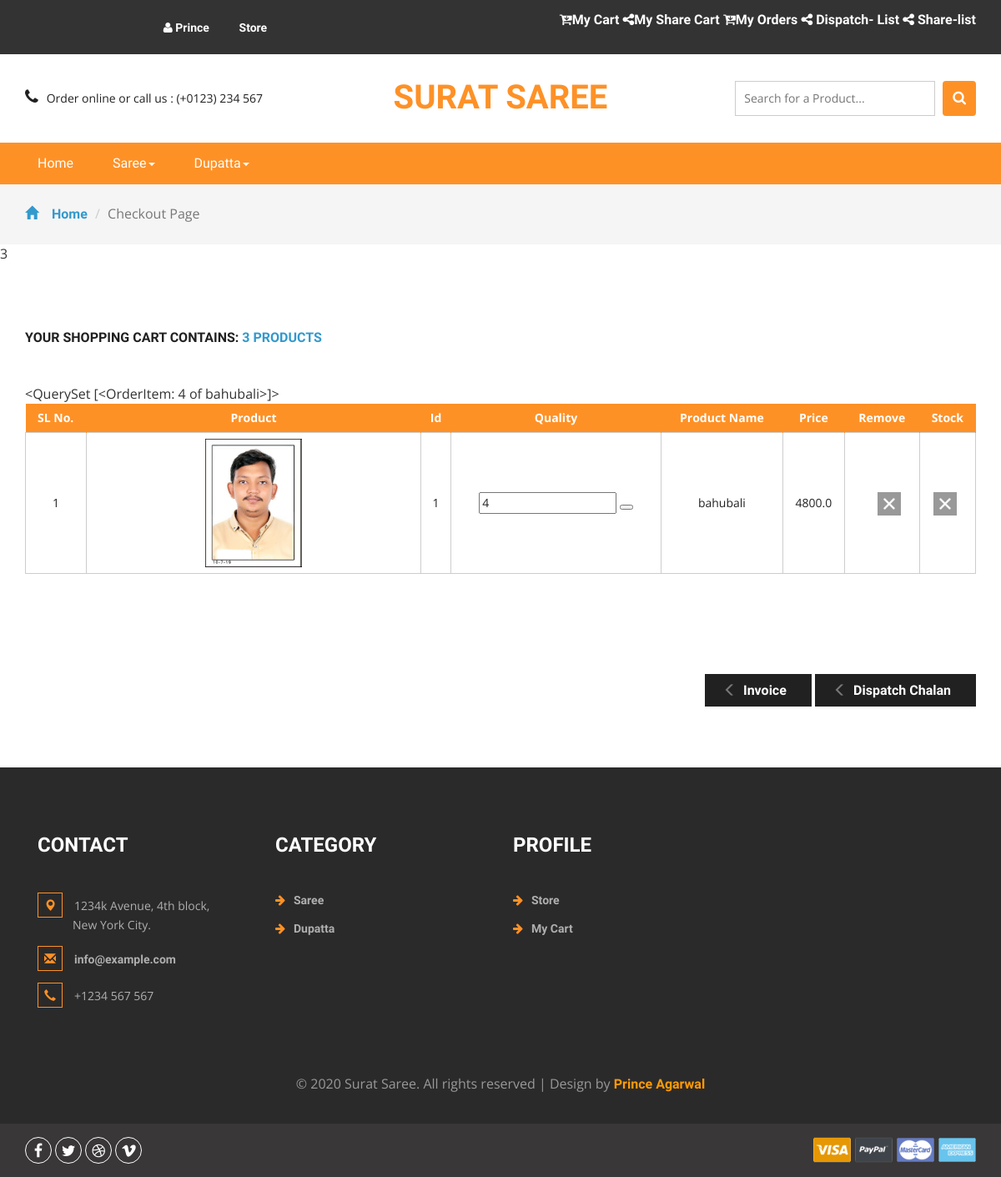
The app's page /api/dispatch-summary/21/ (signed in), older data.
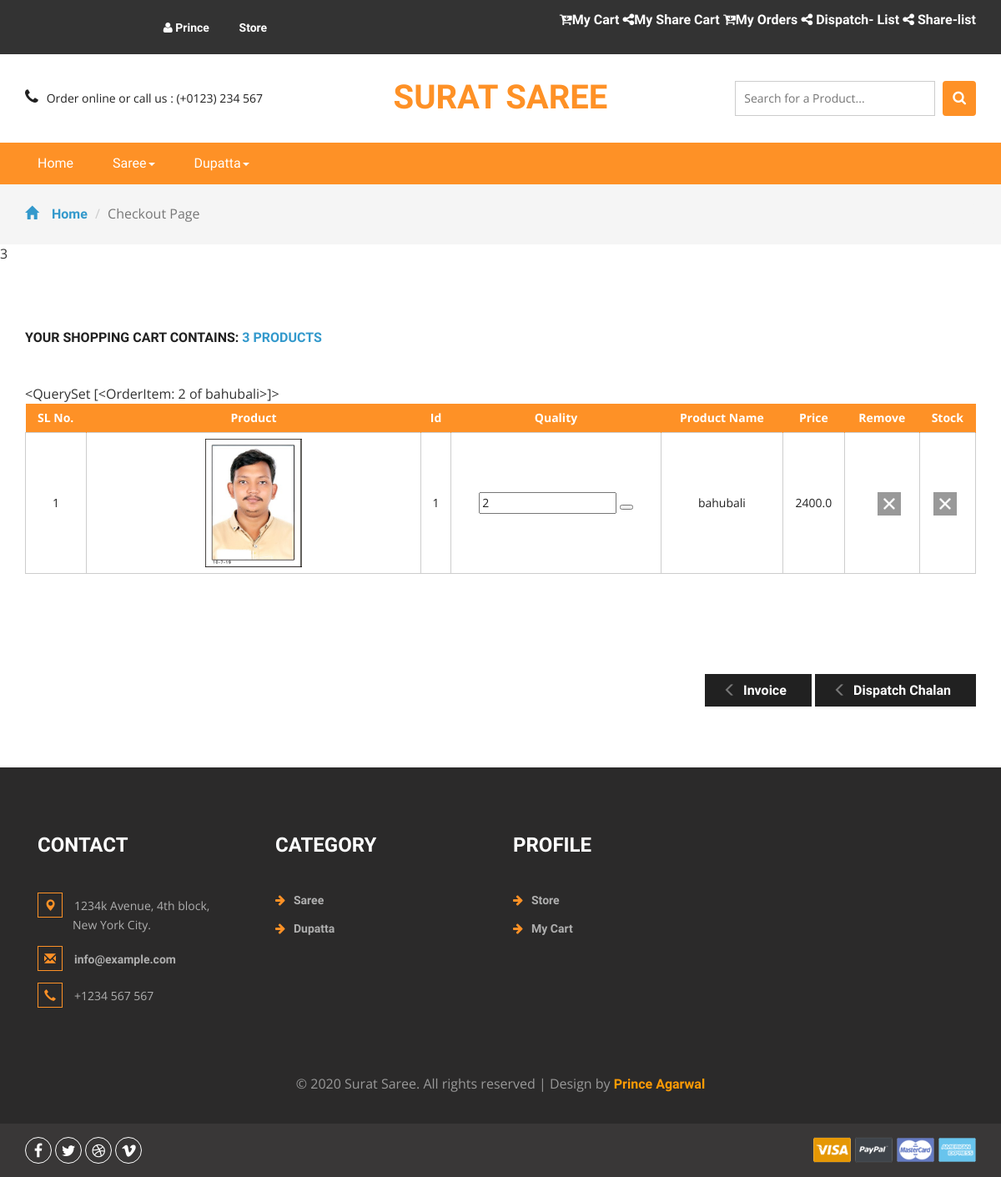
The same page, newer data.
### core/models.py (models this page shows, shortened)
class Category(models.Model):
    name = models.CharField(max_length=200)
    slug = models.SlugField()
    parent = models.ForeignKey('self',blank=True, null=True ,related_name='children',on_delete= models.CASCADE)
    class Meta:
        unique_together = ('slug', 'parent',)
        verbose_name_plural = "categories"
    def __str__(self):
        full_path = [self.name]
        k = self.parent
        while k is not None:
            full_path.append(k.name)
            k = k.parent
        return ' -> '.join(full_path[::-1])

class OrderItem(models.Model):
    user = models.ForeignKey(settings.AUTH_USER_MODEL,
                             on_delete=models.CASCADE)
    ordered = models.BooleanField(default=False)
    item = models.ForeignKey(Item, on_delete=models.CASCADE)
    item_variations = models.ManyToManyField(ItemVariation)
    quantity = models.IntegerField(default=1)
    def __str__(self):
        return f"{self.quantity} of {self.item.title}"
    def get_total_item_price(self):
        return self.quantity * self.item.price

class Item(models.Model):
    title = models.CharField(max_length=100)
    price = models.FloatField()
    discount_price = models.FloatField(blank=True, null=True)
    category = models.ForeignKey('Category', null=True, blank=True,on_delete= models.CASCADE)
    label = models.CharField(choices=LABEL_CHOICES, max_length=1)
    slug = models.SlugField()
    stock = models.BooleanField(default=True)
    description = models.TextField()
    image = models.ImageField()
    def get_absolute_url(self):
        return reverse("product-detail", kwargs={
            'slug': self.slug
        })

### core/api/views.py (the view)
# urls.py: path('dispatch-summary/<pk>/', DispatchOrder, name="dispatch-order"),
def DispatchOrder(request,pk):
    if request.method =="GET" :
        order = Order.objects.get(id=pk)
        return render( request, 'core/checkout.html',{'dispatch_final':1,"object":order})
    else:
        return redirect('index')

### Cashbackclick/context_processor.py (called while the page is built)
def add_variable_to_context(request):
    csrf_token = django.middleware.csrf.get_token(request)
    return {
        'csrf_token':csrf_token,
        'category_list': Category.objects.all()
    }

def add_form_to_context(request):
    return {
        'loginform': SignInViaUsernameForm
    }

def present_order(request):
    try:
        if request.user.is_authenticated:
            Present_order = Order.objects.get(user = request.user, ordered = False)
            return {
                'present_order': Present_order
            }
        else:
            return {
            'present_order': 0
            }
    except Order.DoesNotExist:
        return {
            'present_order': 0
        }

### core/templates/core/checkout.html (shortened to what this page needs)
{% extends 'layouts/default/page.html' %}
{% load static %}
{% block content %}
	<div class="breadcrumbs">
		<div class="container">
			<ol class="breadcrumb breadcrumb1">
				<li><a href="{% url 'index' %}"><span class="glyphicon glyphicon-home" aria-hidden="true"></span>Home</a></li>
				<li class="active">Checkout Page</li>
			</ol>
		</div>
	</div>3
	<div class="checkout">
		<div class="container">
			<h2>Your shopping cart contains: <span>3 Products</span></h2>
			<div class="checkout-right">
				{% if dispatch %}
				<table class="timetable_sub">
					<thead>
						<tr>
							<th>SL No.</th>
							<th>Order_id</th>
							<th>Order_date</th>
							<th>Order From</th>
							<th>Price</th>
							<th>Remove</th>
						</tr>
					</thead>
					{% for item in object %}
					<tr class="rem{{forloop.counter}}">
						<td class="invert">{{forloop.counter}}</td>
						<td class="invert" id = "product{{item.item.id}}">{{item.id}}</td>
						<td class="invert">{{item.ordered_date}}</td>
						<td class="invert">{{ item.user}}</td>
						<td class="invert" id="price{{item.item.id}}">{{ item.get_total }}</td>
						<td class="invert">
								{% if item.dispatched %}
								<a href="{% url 'generate_invoice_pdf' item.id %}"> Dispatch Challan </a>
								{% else %}
								<a href="{% url 'dispatch-order' item.id %}"> Dispatch </a>
								{% endif %}
						</td>
					</tr>
					{% endfor %}
				</table>
				{% elif dispatch_final %}
				<table class="timetable_sub">
					<thead>
						<tr>
							<th>SL No.</th>
							<th>Product</th>
							<th>Id</th>
							<th>Quality</th>
							<th>Product Name</th>
							<th>Price</th>
							<th>Remove</th>
							<th>Stock</th>
						</tr>
					</thead>
					{% for item in object.items.all %}
					<tr class="rem{{forloop.counter}}">
						<td class="invert">{{forloop.counter}}</td>
						<td class="invert-image"><a href="{{item.item.get_absolute_url}}"><img src="{{item.item.image.url}}" alt=" " class="img-responsive" /></a></td>
						<td class="invert" id = "product{{item.item.id}}">{{item.item.id}}</td>
						<td class="invert">
								<div class="quantity">
									<input type="number" id="quantity{{item.id}}" name="quantity" min="1" value = {{item.quantity}}>
									<button onclick="myFunction{{item.item.id}}()"></button>
								</div>
						</td>
						<td class="invert">{{ item.item.title }}</td>
						<td class="invert" id="price{{item.item.id}}">{{ item.get_total_item_price }}</td>
						<td class="invert" >
							<div class="rem">
								<div class="close{{forloop.counter}}"> </div>
							</div>
						</a></td>
						<td class="invert" >
							<div class="rem">
								<div class="close{{forloop.counter}}"> </div>
							</div>
						</a></td>
					</tr>
					{% endfor %}
				</table>
				<div class="checkout-right-basket">
					<a href="{% url 'generate_invoice_pdf' object.id %}"><span class="glyphicon glyphicon-menu-left" aria-hidden="true"></span>Invoice</a>
					<a href="{% url 'generate_dispatch_pdf' object.id %}"><span class="glyphicon glyphicon-menu-left" aria-hidden="true"></span>Dispatch Chalan</a>
				</div>
			{% endif %}
		</div>
	</div>
			</div>
{% endblock %}
{% block footer_scripts %}
<link href="css/skdslider.css" rel="stylesheet">
{% endblock %}

### content/templates/layouts/default/page.html (shortened to what this page needs)
{% load static %}
<!DOCTYPE html>
<html>
<head>
<link href="{% static 'css/bootstrap.css' %}" rel="stylesheet" type="text/css" media="all" />
<link href="{% static 'css/style.css' %}" rel="stylesheet" type="text/css" media="all" />
<link href="{% static 'css/font-awesome.css' %}" rel="stylesheet">
</head>
<body>
	<div class="agileits_header">
		<div class="container">
			<div class="agile-login">
				{% if request.user.is_authenticated %}
				<ul>
                    <li> <a href="#" > <i class="fa fa-user" aria-hidden="true"></i> {{request.user.username}} </a></li>
                    <li> <a href="{% url 'product-list' %}" >  Store </a></li>
				</ul>
				</div>
				<div class="product_list_header" >
                    {% if request.user.userprofile.owner %}
                    {% if present_order %}
                    <a  style="color:white" href = "{% url 'order-summary' present_order.id %}"><i class="fa fa-cart-arrow-down" aria-hidden="true"></i>My Cart</a>
                    {% endif %}
                    <a style="color:white" href = "{% url 'share-summary' %}"><i class="fa fa-share-alt" aria-hidden="true"></i>My Share Cart</a>
                    <a style="color:white" href = "{% url 'order-list' %}"><i class="fa fa-cart-arrow-down" aria-hidden="true"></i>My Orders<t></t></a>
					<a style="color:white" href = "{% url 'dispatch-summary' %}"><i class="fa fa-share-alt" aria-hidden="true"></i> Dispatch- List<t></t></a>
                    <a style="color:white" href = "{% url 'share-list' %}"><i class="fa fa-share-alt" aria-hidden="true"></i> Share-list<t></t>  </a>
                    {% else %}
                    {% if present_order %}
                    <a  style="color:white" href = "{% url 'order-summary' present_order.id %}"><i class="fa fa-cart-arrow-down" aria-hidden="true"></i>My Cart</a>
                    {% endif %}
                    <a  href = "{% url 'order-list' %}"><i class="fa fa-cart-arrow-down" aria-hidden="true"></i>My Orders</a>
                    {% endif %}
                </div>
				{% else %}
				<ul>
					<li><a href="{% url  'accounts:sign_up' %}"> Create Account </a></li>
					<li><a href="{% url  'accounts:log_in' %}">Login</a></li>
				</ul>
		</div>
				{% endif %}
			<div class="clearfix"> </div>
		</div>
	</div>
	<div class="logo_products">
		<div class="container">
		<div class="w3ls_logo_products_left1">
				<ul class="phone_email">
					<li><i class="fa fa-phone" aria-hidden="true"></i>Order online or call us : (+0123) 234 567</li>
				</ul>
			</div>
			<div class="w3ls_logo_products_left">
				<h1><a href="{% url 'index' %}">Surat Saree</a></h1>
			</div>
		<div class="w3l_search">
			<form action="{% url 'search' %}" method="post">
                <input type="search" name="search" placeholder="Search for a Product..." required="">
				<button type="submit" class="btn btn-default search" aria-label="Left Align">
					<i class="fa fa-search" aria-hidden="true"> </i>
				</button>
			</form>
		</div>
			<div class="clearfix"> </div>
		</div>
	</div>
{% if request.user.is_authenticated %}
	<div class="navigation-agileits">
		<div class="container">
			<nav class="navbar navbar-default">
							<div class="collapse navbar-collapse" id="bs-megadropdown-tabs">
								<ul class="nav navbar-nav">
									<li class="active"><a href="{% url 'index' %}" class="act">Home</a></li>
									{% for category in category_list %}
									{% if category.parent %}
									{% else %}
									{% if category.children %}
									<li class="dropdown">
										<a href="{% url 'category-page' category.id %}" class="dropdown-toggle" data-toggle="dropdown">{{category.name}}<b class="caret"></b></a>
									</li>
									{% else %}
									<li><a href="{% url 'category-page' category.id %}">{{category.name}}</a></li>
									{% endif %}
									{% endif %}
									{% endfor %}
								</ul>
							</div>
							</nav>
			</div>
		</div>
{% endif %}
{% if request.user.is_authenticated %}
    {% block content %}{% endblock %}
{% endif %}
<div class="footer">
    <div class="container">
        <div class="w3_footer_grids">
            <div class="col-md-3 w3_footer_grid">
                <h3>Contact</h3>
                <ul class="address">
                    <li><i class="glyphicon glyphicon-map-marker" aria-hidden="true"></i>1234k Avenue, 4th block, <span>New York City.</span></li>
                    <li><i class="glyphicon glyphicon-envelope" aria-hidden="true"></i><a href="mailto:info@example.com">info@example.com</a></li>
                    <li><i class="glyphicon glyphicon-earphone" aria-hidden="true"></i>+1234 567 567</li>
                </ul>
            </div>
            {% if request.user.is_authenticated %}
            <div class="col-md-3 w3_footer_grid">
                <h3>Category</h3>
                <ul class="info">
									{% for category in category_list %}
									{% if category.parent %}
									{% else %}
									{% if category.children %}
                                    <li><i class="fa fa-arrow-right" aria-hidden="true"></i><a href="{% url 'category-page' category.id %}">{{category.name}}</a></li>
									{% else %}
									<li><a href="{% url 'category-page' category.id %}">{{category.name}}</a></li>
									{% endif %}
									{% endif %}
									{% endfor %}
                    </ul>
            </div>
            <div class="col-md-3 w3_footer_grid">
                <h3>Profile</h3>
                <ul class="info">
                    <li><i class="fa fa-arrow-right" aria-hidden="true"></i><a href="{% url 'product-list' %}">Store</a></li>
                    {% if present_order %}
                    <li><i class="fa fa-arrow-right" aria-hidden="true"></i><a href="{% url 'order-summary' present_order.id %}">My Cart</a></li>
                   {% endif %}
                </ul>
            </div>
            {% endif %}
            <div class="clearfix"> </div>
        </div>
    </div>
    <div class="footer-copy">
        <div class="container">
            <p>© 2020 Surat Saree. All rights reserved | Design by <a href="http://w3layouts.com/">Prince Agarwal</a></p>
        </div>
    </div>
</div>
<div class="footer-botm">
        <div class="container">
            <div class="w3layouts-foot">
                <ul>
                    <li><a href="#" class="w3_agile_facebook"><i class="fa fa-facebook" aria-hidden="true"></i></a></li>
                    <li><a href="#" class="agile_twitter"><i class="fa fa-twitter" aria-hidden="true"></i></a></li>
                    <li><a href="#" class="w3_agile_dribble"><i class="fa fa-dribbble" aria-hidden="true"></i></a></li>
                    <li><a href="#" class="w3_agile_vimeo"><i class="fa fa-vimeo" aria-hidden="true"></i></a></li>
                </ul>
            </div>
            <div class="payment-w3ls">
                <img src="{% static 'images/card.png' %}" alt=" " class="img-responsive">
            </div>
            <div class="clearfix"> </div>
        </div>
    </div>
<link href="css/skdslider.css" rel="stylesheet">
{% block footer_scripts %}
{% endblock footer_scripts %}
</body>
</html>

### content/templates/layouts/default/page.html (style rules this page uses)
* { box-sizing: border-box; -webkit-box-sizing: border-box; -moz-box-sizing: border-box; }

Row changes from the older to the newer data that the page shows:
changed OrderItem "bahubali": quantity "4" → "2"; get_total_item_price "4800.0" → "2400.0"
Text that changed along with them:
text written by a page script: "<QuerySet [<OrderItem: 4 of bahubali>]>" → "<QuerySet [<OrderItem: 2 of bahubali>]>"
